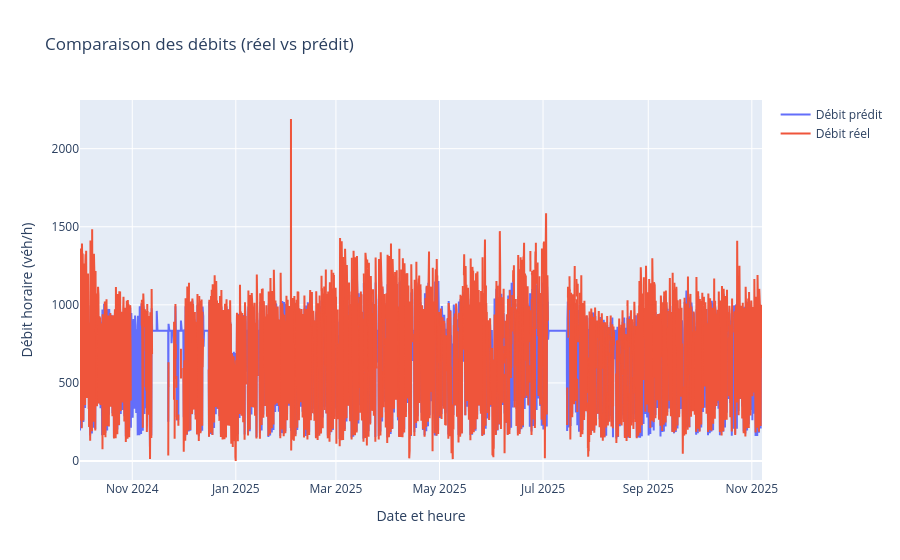

Here is the notebook cell this chart was saved with:
### Code cell
fig = go.Figure()
fig.add_trace(go.Scatter(
    x=df_final['Date et heure de comptage'],
    y=predictions_all,
    mode='lines',
    name='Débit prédit'
))
fig.add_trace(go.Scatter(
    x=df_final['Date et heure de comptage'],
    y=df_final['Débit horaire'],
    mode='lines',
    name='Débit réel'
))

fig.update_layout(
    title="Comparaison des débits (réel vs prédit)",
    xaxis_title="Date et heure",
    yaxis_title="Débit horaire (véh/h)",
    hovermode='x unified'
)

fig.show()

### Figure 1 — Plotly figure (JSON) as saved in the notebook; plotly's stock layout.template omitted (floating-point values rounded to 4 significant figures; data arrays with more than 128 entries replaced by an {"elided": "..."} marker saying what was removed)
{"data": [{"mode": "lines", "name": "Débit prédit", "type": "scatter", "x": {"elided": "9644 str values"}, "y": {"elided": "9644 float values"}}, {"mode": "lines", "name": "Débit réel", "type": "scatter", "x": {"elided": "9644 str values"}, "y": {"elided": "9644 float values"}}], "layout": {"hovermode": "x unified", "title": {"text": "Comparaison des débits (réel vs prédit)"}, "xaxis": {"title": {"text": "Date et heure"}}, "yaxis": {"title": {"text": "Débit horaire (véh/h)"}}}}
